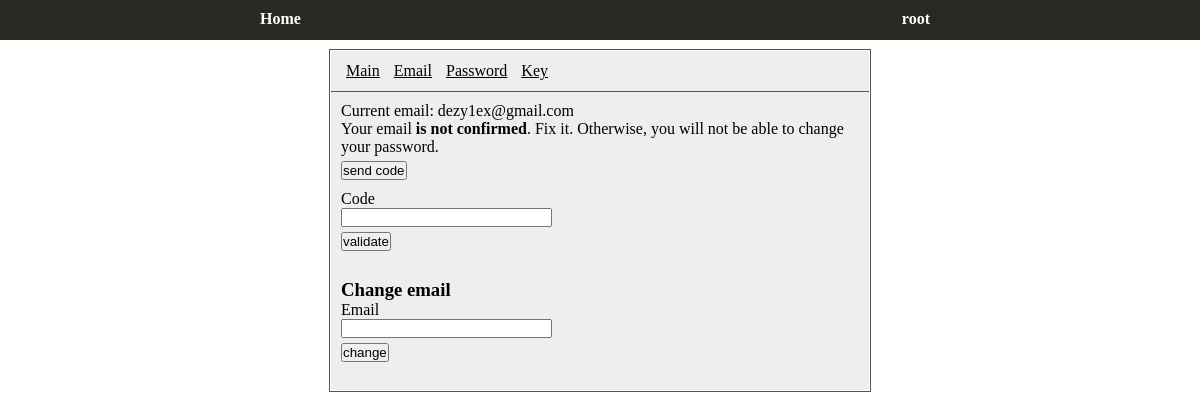
The page /settings/email (signed in) on the database as committed earlier.
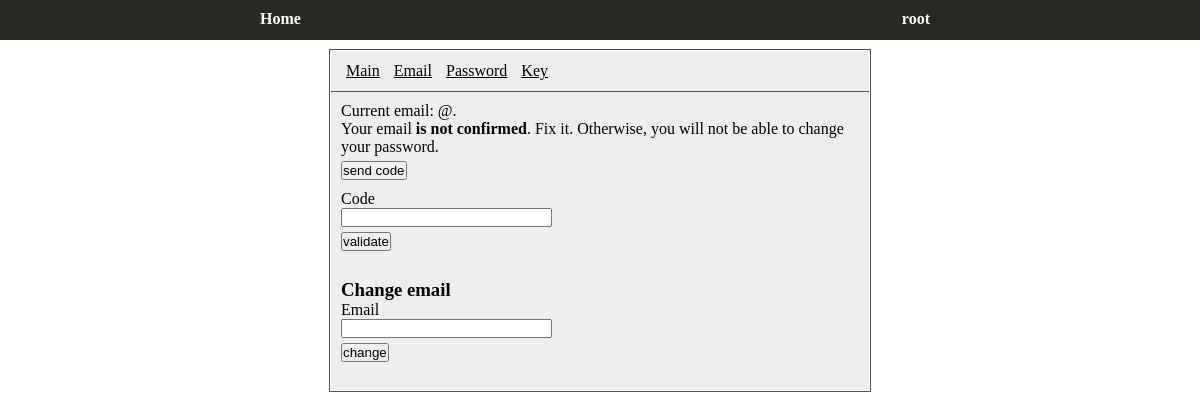
The same page on the database as committed later.
### app/models.py (models this page shows, shortened)
class User(db.Model, UserMixin):
    id = db.Column(db.Integer, primary_key=True)
    email = db.Column(db.String(120), unique=True, index=True)
    username = db.Column(db.String(64), unique=True, index=True)
    password_hash = db.Column(db.String(128))
    key_hash = db.Column(db.String(128))
    is_validated = db.Column(db.Boolean, default=False, index=True)
    validate_code = db.Column(db.Integer, index=True)
    time_to_validate = db.Column(db.DateTime())
    account = db.relationship("Account", backref="master", lazy="dynamic")

### app/views.py (the view, shortened to what this page needs)
@app.route("/settings/email", methods=["GET", "POST"])
@login_required
def settings_email():
    form = SettingsEmailForm()
    return render_template("settings/email.html", form=form)

### app/forms.py
class SettingsEmailForm(FlaskForm):
    email = StringField("Email")
    code = StringField("Code")
    submit = SubmitField("Submit")

### app/models.py (called while the page is built)
@login.user_loader
def load_user(id):
    return User.query.get(int(id))

### app/templates/settings/email.html (shortened to what this page needs)
{% extends "settings/base.html" %}
{% block settings %}
    <div class="settings">
        Current email: {{ current_user.email }} <br>
        {% if not current_user.is_validated %}
            <div class="validate_email">
                Your email <strong>is not confirmed</strong>. Fix it. Otherwise, you will not be able to change your password.
                <form action="" method="POST">
                    <p>
                        <div class="submit">
                            {{ form.submit(value="send code") }}
                        </div>
                    </p>
                    <p>
                        <div class="code">
                            {{ form.code.label }} <br>
                            {{ form.code() }}
                            <div class="submit">
                                {{ form.submit(value="validate" )}}
                            </div>
                            <br>
                        </div>
                    </p>
                </form>
            </div>
        {% else %}
            Your email <strong>is confirmed</strong>
        {% endif %}
        <div class="change_email">
            <form method="POST">
                <h3>Change email</h3>
                {{ form.email.label }} <br>
                {{ form.email() }}
                <div class="submit">
                    {{ form.submit(value="change")}}
                </div>
                <br>
            </form>
        </div>
    </div>
{% endblock %}

### app/templates/settings/base.html
{% extends "base.html" %}
{% block css %}
    <link rel="stylesheet" href="{{ url_for("static", filename="css/settings.css") }}">
{% endblock %}
{% block content %}
    <div class="settings_wrapper">
        <div class="content">
            <div class="nav_content">
                <nav>
                    <div class="left_nav">
                        <a href="/settings">Main</a>
                        <a href="/settings/email">Email</a>
                        <a href="/settings/password">Password</a>
                        <a href="/settings/key">Key</a>
                    </div>
                </nav>
            </div>
            {% block settings %}
            {% endblock %}
        </div>
    </div>
{% endblock %}

### app/templates/base.html (shortened to what this page needs)
<!DOCTYPE html>
<html>
<head>
    <link rel="stylesheet" href="{{ url_for("static", filename="css/base.css") }}">
    {% block css %}
    {% endblock %}
</head>
<body>
    <header>
        <div class="head_wrapper">
            <nav>
                <div class="left_nav">
                    <a href="{{ url_for("index") }}">Home</a>
                </div>
                <div class="right_nav">
                        {% if not current_user.is_anonymous %}
                            <ul class="topmenu">
                                <li>
                                    <a href="">{{ current_user.username }}</a>
                                </li>
                            </ul>
                            </div>
                        {% else %}
                            <a href="{{ url_for("login") }}">Sign in</a>
                            <a href="{{ url_for("reg") }}">Sign up</a>
                        {% endif %}
                </div>
    </header>
    <div class="wrapper_content">
        {% block content %}
        {% endblock %}
    </div>
</body>
</html>

### app/static/css/base.css (style rules this page uses)
* { padding: 0; margin: 0; }
header { background: #282923; height: 40px; min-width: 650px; }
.head_wrapper { width: 60%; min-width: 650px; margin-left: auto; margin-right: auto; }
header a, a:visited { text-decoration: none; color: white }
header nav { width: 100%; padding-top: 10px; display: inline-block; }
header a { font-weight: bold; padding: 20px; }
header .left_nav { float: left; margin-right: auto; }
header .right_nav { float: right; margin-right: 10px; height: 30px; text-align: right; }
.topmenu { color: #BDBFC0; list-style: none; }
.wrapper_content { width: 50%; margin-left: auto; margin-right: auto; }

### app/static/css/settings.css (style rules this page uses)
.settings_wrapper { padding-top: 10px; width: 90%; margin-left: auto; margin-right: auto; text-align: center; }
.nav_content { border-bottom: solid 1px #555652; min-height: 40px; }
.nav_content a { color: black; padding: 5px; }
.nav_content { line-height: 40px; }
.nav_content .left_nav { float: left; padding-left: 10px; }
.content { background: #eeeeee; border: solid 1px white; outline: solid 1px #555652; }
.settings { padding: 10px; margin-left: auto; margin-right: auto; text-align: left; }
.validate_email, .change_email { margin-right: auto; }
.validate_email input[type="text"], .change_email input[type="text"] { width: 40%; }
.clear_all, .submit, .reset { padding-top: 5px; }
.code, .change_email { padding-top: 10px; }
input[type="text"], input[type="password"] { width: 98%; }

Rows that differ between the two databases and show on the page:
changed User "root": email "dezy1ex@gmail.com" → "@."
